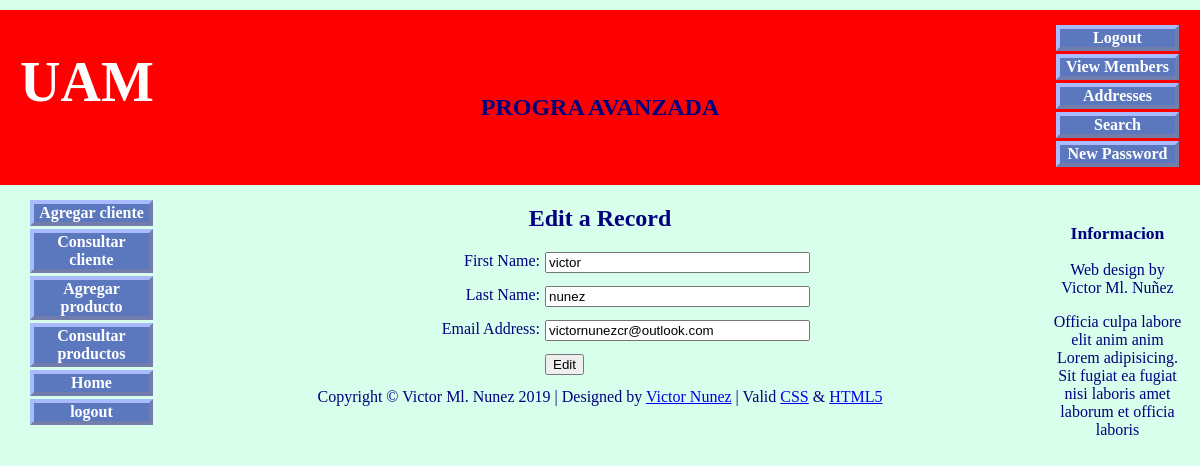
The app's page /admintable/edit_record.php?id=3 (signed in) with its own data.
### tables this page shows
CREATE TABLE `users` (
  `user_id` mediumint(6) UNSIGNED NOT NULL,
  `fname` varchar(30) NOT NULL,
  `lname` varchar(40) NOT NULL,
  `email` varchar(50) NOT NULL,
  `psword` char(40) NOT NULL,
  `registration_date` datetime NOT NULL,
  `user_level` tinyint(1) UNSIGNED NOT NULL
);

### admintable/edit_record.php (the view, shortened to what this page needs)
<!doctype html>
<html lang=en>
<head>
<link rel="stylesheet" type="text/css" href="includes.css">
</head>
<body>
<div id="container">
<?php include("header-admin.php"); ?>
<?php include("nav.php"); ?>
<?php include("info-col.php"); ?>
<div id="content">
<h2>Edit a Record</h2>
<?php
if ( (isset($_GET['id'])) && (is_numeric($_GET['id'])) ) {
	$id = $_GET['id'];
} elseif ( (isset($_POST['id'])) && (is_numeric($_POST['id'])) ) {
	$id = $_POST['id'];
} else {
	echo '<p class="error">This page has been accessed in error.</p>';
	include ('footer.php');
	exit();
}
require ('./mysqli_connect.php');
$q = "SELECT fname, lname, email FROM users WHERE user_id=$id";
$result = @mysqli_query ($dbcon, $q);
if (mysqli_num_rows($result) == 1) {
	$row = mysqli_fetch_array ($result, MYSQLI_NUM);
	echo '<form action="edit_record.php" method="post">
<p><label class="label" for="fname">First Name:</label><input class="fl-left" id="fname" type="text" name="fname" size="30" maxlength="30" value="' . $row[0] . '"></p>
<br><p><label class="label" for="lname">Last Name:</label><input class="fl-left" type="text" name="lname" size="30" maxlength="40" value="' . $row[1] . '"></p>
<br><p><label class="label" for="email">Email Address:</label><input class="fl-left" type="text" name="email" size="30" maxlength="50" value="' . $row[2] . '"></p>
<br><p><input id="submit" type="submit" name="submit" value="Edit"></p>
<br><input type="hidden" name="id" value="' . $id . '" />
</form>';
} else {
	echo '<p class="error">This page has been accessed in error.</p>';
}
include ('footer.php');
?>
</div>
</div>
</body>
</html>

### admintable/includes.css (style rules this page uses)
h2 { font-size:150%; color:navy; text-align:center; }
#container { position:relative; min-width:960px; max-width:1200px; margin:auto; text-align:left; }
#content { margin-left:150px; margin-right:150px; }
form { margin-left:180px; }
.label { float:left; width:210px; text-align:right; clear:left; margin-right:5px; }
#submit { margin-left:215px; text-align:center; }

### admintable/edit_record.php (style rules this page uses)
p { text-align:center; }
input.fl-left { float:left; }
#submit { float:left; }

### records on screen
users: fname "victor", lname "nunez", email "victornunezcr@outlook.com"
